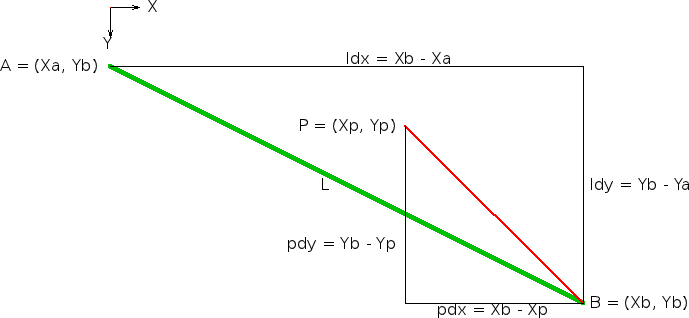

gnuplot code for this plot:
#  Figure to illustrate how to test whether a point P = (Xp, Yp) is above a
#  line L from A = (Xa, Ya) to B = (Xb, Yb) when Xa <= Xp < Xb.

set terminal png transparent crop size 800,400

set xrange [-12 : 75]
set yrange [-40 :  8]

set arrow from 0,0 to  4, 0
set arrow from 0,0 to  0,-4
set label "X" at 5, 0
set label "Y" at 0,-5 center

set arrow from  0, -8 to 64,-40 nohead lt  2 lw 4
set arrow from  0, -8 to 64, -8 nohead lt -1 lw 1
set arrow from 64, -8 to 64,-40 nohead lt -1 lw 1
set arrow from 40,-16 to 64,-40 nohead lt  1 lw 2
set arrow from 40,-16 to 40,-40 nohead lt -1 lw 1
set arrow from 40,-40 to 64,-40 nohead lt -1 lw 1

set label "P = (Xp, Yp)"  at 39,-16 right
set label "pdy = Yb - Yp" at 39,-32 right
set label "pdx = Xb - Xp" at 52,-41 center
set label "A = (Xa, Yb)"  at -1, -8 right
set label "B = (Xb, Yb)"  at 65,-40
set label "L"             at 30,-24 right
set label "ldy = Yb - Ya" at 65,-24
set label "ldx = Xb - Xa" at 32, -7

set samples 1000
set size ratio -1
unset xtics
unset ytics
set border 0

#  Must plot something to produce output.
set parametric
plot [0 to 0] t, t notitle
